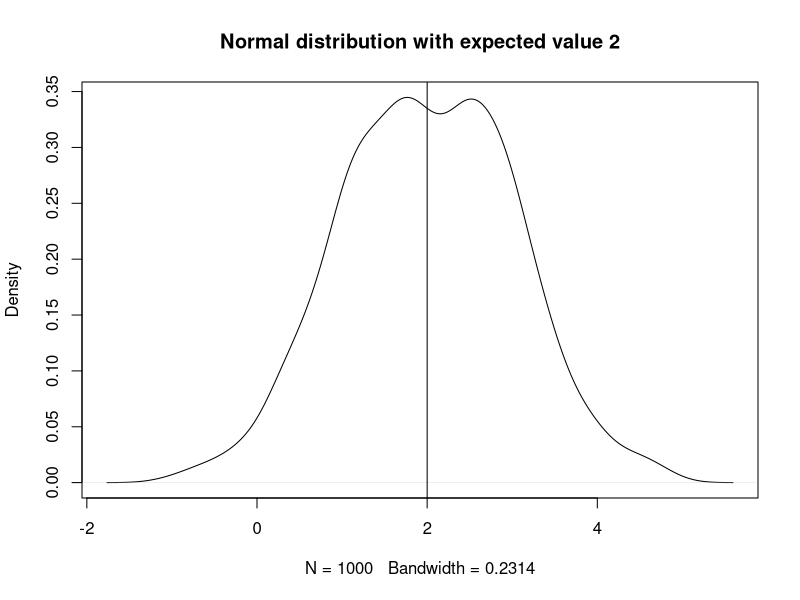
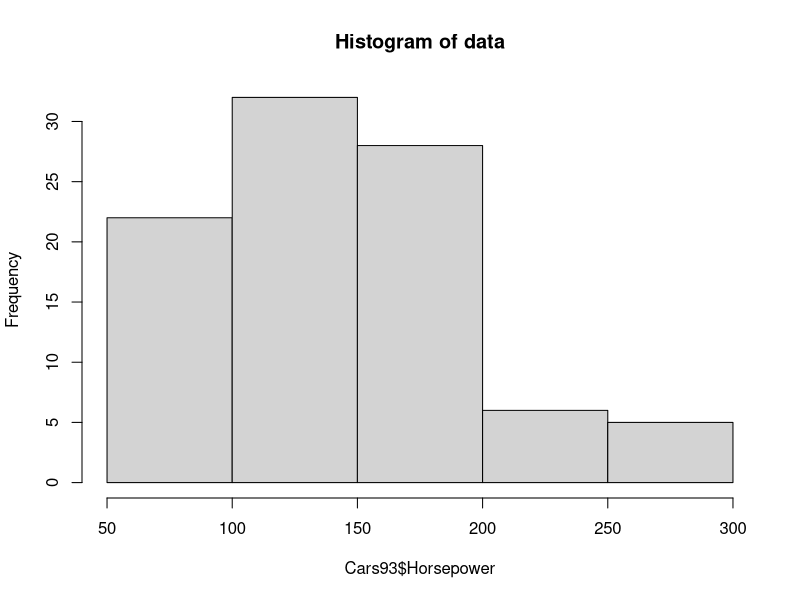
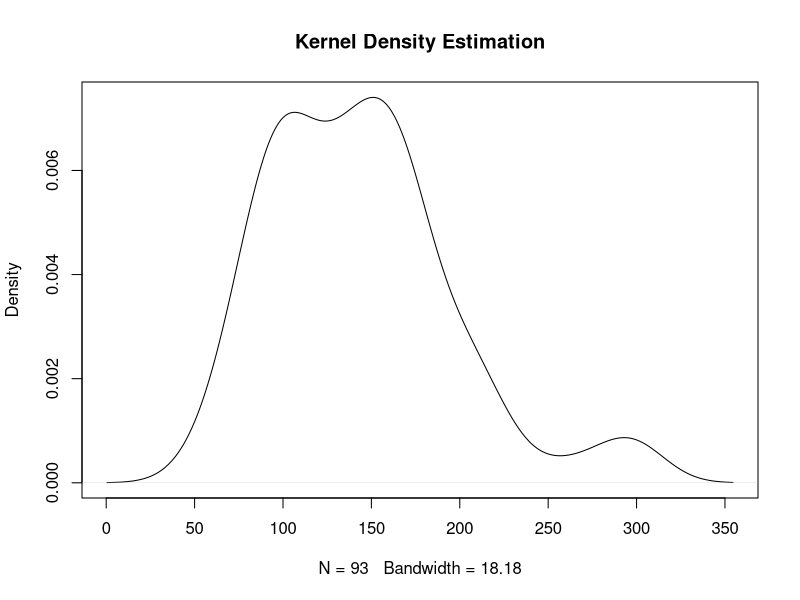
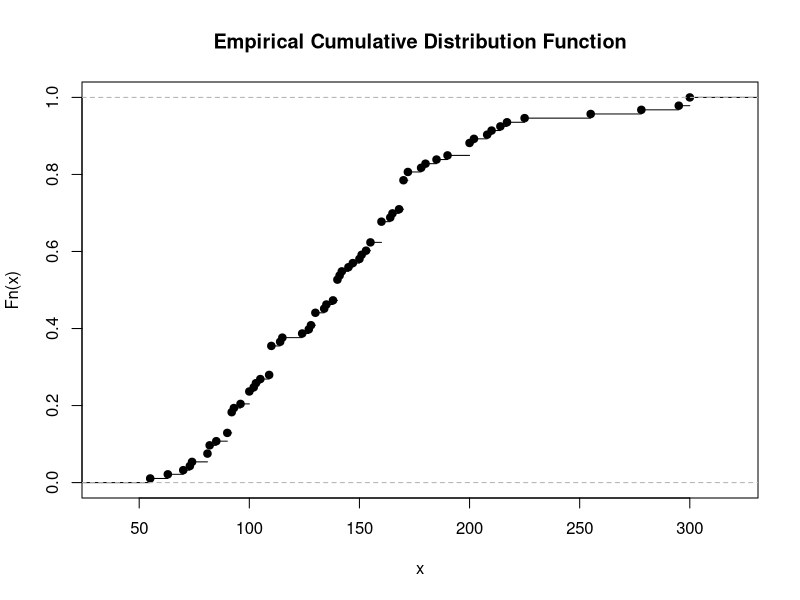
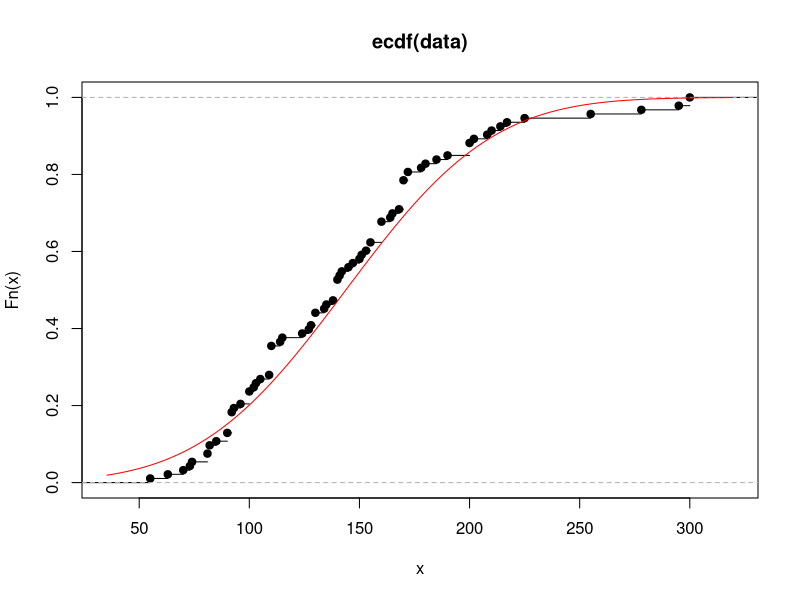

Recreate these plots in R, in order.
## ---- chunk 1
dice.roller <- function(n,k) {ceiling(runif(n)*k)}
SumNDie <- function(n,k){
  sum(dice.roller(n,k))
}
MSumsOfNDie <- function(m,n,k){
  replicate(1000,SumNDie(n))
}
## ---- chunk 2
plot.norm.samples <- function(n) {
  samples <- rnorm(n)
  d <- n %/% 10
  hist(samples, freq=FALSE,main='Normally Distributed samples',ylab='density',xlab='sample value',col=rainbow(d/2),breaks=d)
  xs <- seq(-4,4,0.1)
  normline <- dnorm(xs)
  lines(xs,normline,lwd=3)
}
sample.and.plot.exp <- function(n) {
  samples <- rexp(n,rate=1)
  d <- n %/% 10
  hist(samples, freq=FALSE,main='Exponentially Distributed samples',ylab='density',xlab='sample value',col=rainbow(d/2),breaks=d)
  xs <- seq(0,10,0.01)
  expline <- dexp(xs)
  lines(xs,expline,lwd=3)
}
## ---- chunk 3
F_inv <- function(u) {
    return(sqrt(u))
}
n <- 100
x_samples <- F_inv(runif(n))
## ---- chunk 4
integrand <- function(x) {x*(x+1)}
int <- integrate(integrand,lower = -1,upper=0)
abs(int$value)
## ---- chunk 5
sample <- rnorm(1000,2,1)
plot(density(sample),main='Normal distribution with expected value 2')
abline(v=2)
## ---- chunk 6
a <- 7.1
s <- 1.44
NGammas <- function(n){
  rgamma(n,a,scale=s)
}
MNGammas <- function(m,n) {
  replicate(m,mean(NGammas(n)))
}
Norm_MNGammas <- function(m,n) {
  gammas <- MNGammas(m,n)
  sqrt(n) * (gammas-a*s)/sqrt(a*s)
}
## ---- chunk 7
data = data(Cars93,package='MASS')
summary(Cars93)
hist(Cars93$Horsepower,main='Histogram of data')
plot(density(Cars93$Horsepower),main='Kernel Density Estimation')
plot(ecdf(Cars93$Horsepower),main='Empirical Cumulative Distribution Function')
## ---- chunk 8
get_boot <- function(data) {
  sample(data, length(data), replace=T)
}

get_n_boot_means <- function(data,n) {
  means <- c()
  for (i in 1:n) {
    s <- get_boot(data)
    means <- append(means,mean(s))
  }
  return(means)
}
## ---- chunk 9
data(Cars93,package='MASS')
data = Cars93$Horsepower
sd1 <- sd(data)
m1 <- mean(data)
plot(ecdf(data))
curve(pnorm(x,mean=m1,sd=sd1),col='red',add=T)

ks.dist.norm <- function(data) {
  emp.dist <- ecdf(data)
  max(abs(emp.dist(data)-pnorm(data,mean(data),sd(data))))
}
## ---- chunk 10
cat('Normal Data - Unknown Variance')
confidence_interval_normal <- function(sample,conf) {
  a <- (1 - conf)
  m <- mean(sample)
  s <- sd(sample)
  n <- length(sample)
  t <- qt(a/2, n-1, lower.tail = F)
  return(c(m-t*s/(sqrt(n)),m+t*s/(sqrt(n))))
}

cat('Normal Data - Known Variance')
confidence_interval_normal_var <- function(sample,variance,conf) {
  a <- (1 - conf)
  m <- mean(sample)
  n <- length(sample)
  q <- qnorm(a/2, lower.tail = F)
  return(c(m-q*variance/(sqrt(n)),m+q*variance/(sqrt(n))))
}

cat('Any Distribution - Bootstrap method')
get_boot <- function(data) {
  sample(data, length(data), replace=T)
}
confidence_interval_bootstrap <- function(sample,conf) {
  a <- 1-conf
  boot_means <- c()
  for (i in 1:500) {boot_means <- c(boot_means,mean(get_boot(sample)))}
  return(quantile(boot_means,c(a/2,1-a/2)))
}
## ---- chunk 11
x <- c(60)
n <- c(100)
prop.test(x,n,p=0.8,alternative='less',conf.level=0.95)
## ---- chunk 12
cat('Test-Statistic')
t <- function(samp,mu0) {
  m <- mean(samp)
  s <- sd(samp)
  n <- length(samp)
  return((m-mu0) / (s / sqrt(n)))
}
cat('Normal data p-value (upper or lower)')
t_one_normal <- function(samp,mu0) {
  n <- length(samp)
  T <- t(samp,mu0)
  return(min(pt(T,n-1,lower.tail=F),pt(T,n-1)))
}
cat('Non-normal data - critical region for t')
get_boot <- function(data) {
  sample(data, length(data), replace=T)
}
t_one_boot <- function(samp,conf,m0) {
  m <- mean(samp)
  s <- sd(samp)
  n <- length(samp)
  t <- (m-m0) / (s / sqrt(n))
  boot_stud_means <- c()
  for (i in 1:500) {
    boot <- get_boot(samp)
    t_boot <- (mean(boot) - m) / (sd(boot) / sqrt(n))
    boot_stud_means <- c(boot_stud_means, t_boot)
  }
  a <- 1-conf
  cat('Studentized mean decision rule boundaries:',quantile(boot_stud_means,c(a/2,1-a/2)),
    '\nTest Statistic:',t,'\nTail Probability:',min(mean(boot_stud_means < t),mean(boot_stud_means > t)))
}
## ---- chunk 13
cat('pooled variance')
sp2 <- function(sample1,sample2) {
  n <- length(sample1)
  m <- length(sample2)
  sx <- var(sample1)
  sy <- var(sample2)
  return(((n-1)*sx+(m-1)*sy)/(n+m-2) * (1/n + 1/m))
}
cat('pooled test statistic')
tp <- function(sample1,sample2) {
  sp <- sqrt(sp2(sample1,sample2))
  m1 <- mean(sample1)
  m2 <- mean(sample2)
  return((m1-m2)/sp)
}
cat('Normal Data - equal variance (p-value for tp)')
t_two_norm_eq <- function(sample1,sample2) {
  t <- tp(sample1,sample2)
  n <- length(sample1)
  m <- length(sample2)
  return(min(pt(t,n+m-2,lower.tail = F),pt(t,n+m-2)))
}

cat('Non-normal Data - equal variance (critical region for tp)')
get_boot <- function(data) {
  sample(data, length(data), replace=T)
}
tp_boot <- function(b_sample1,b_sample2,m1,m2) {
  m3 <- mean(b_sample1)
  m4 <- mean(b_sample2)
  b_sp <- sqrt(sp2(b_sample1,b_sample2))
  return(((m3-m4)-(m1-m2))/b_sp)
}
t_two_boot_eq <- function(sample1,sample2,conf) { 
  m1 <- mean(sample1)
  m2 <- mean(sample2)
  boot_ts <- c()
  for (i in 1:500) { 
    boot1 <- get_boot(sample1)
    boot2 <- get_boot(sample2)
    boot_ts <- c(boot_ts, tp_boot(boot1,boot2,m1,m2))
  }
  a <- 1-conf
  return(quantile(boot_ts,c(a/2,1-a/2)))
}
## ---- chunk 14
cat('non-pooled variance')
sd2 <- function(sample1,sample2) {
  n <- length(sample1)
  m <- length(sample2)
  sx <- var(sample1)
  sy <- var(sample2)
  return(sx/n + sy/m)
}
cat('non-pooled test statistic')
td <- function(sample1,sample2) {
  m1 <- mean(sample1)
  m2 <- mean(sample2)
  sd <- sqrt(sd2(sample1,sample2))
  return((m1-m2)/sd)
}
cat('Normal Data - unequal variance (p-value for td)')
v <- function(sample1,sample2) {
  sx <- var(sample1)
  sy <- var(sample2)
  n <- length(sample1)
  m <- length(sample2)
  return(((sx/n + sy/m)^2) / (sx^2 / (n^2 * (n-1))  + sy^2 / (m^2 * (m-1))))
}
t_two_norm_uneq <- function(sample1,sample2) {
  t <- td(sample1,sample2)
  mv <- v(sample1, sample2)
  return(min(pt(t,mv,lower.tail = F),pt(t,mv)))
}

cat('Non-normal Data - unequal variance (critical region for td)')
get_boot <- function(data) {
  sample(data, length(data), replace=T)
}
td_boot <- function(b_sample1,b_sample2,m1,m2) {
  m3 <- mean(b_sample1)
  m4 <- mean(b_sample2)
  b_sd <- sqrt(sd2(b_sample1,b_sample2))
  return(((m3-m4)-(m1-m2))/b_sd)
}
t_two_boot_uneq <- function(sample1,sample2,conf) {
  m1 <- mean(sample1)
  m2 <- mean(sample2)
  boot_ts <- c()
  for (i in 1:500) { 
    boot1 <- get_boot(sample1)
    boot2 <- get_boot(sample2)
    boot_ts <- c(boot_ts, td_boot(boot1,boot2,m1,m2))
  }
  a <- 1-conf
  return(quantile(boot_ts,c(a/2,1-a/2)))
}
## ---- chunk 15
tabl <- "  
|  a  |  b=1  |  b=2  |  b=3  |  b=4  |  b=5  |  b=6  |  PX(a) |
|-----|-------|-------|-------|-------|-------|-------|--------|
|  2  | 1/36  |   0   |   0   |   0   |   0   |   0   |  1/36  |
|  3  |   0   | 2/36  |   0   |   0   |   0   |   0   |  2/36  |
|  4  |   0   | 1/36  | 2/36  |   0   |   0   |   0   |  3/36  |
|  5  |   0   |   0   | 2/36  | 2/36  |   0   |   0   |  4/36  |
|  6  |   0   |   0   | 1/36  | 2/36  | 2/36  |   0   |  5/36  |
|  7  |   0   |   0   |   0   | 2/36  | 2/36  | 2/36  |  6/36  |
|  8  |   0   |   0   |   0   | 1/36  | 2/36  | 2/36  |  5/36  |
|  9  |   0   |   0   |   0   |   0   | 2/36  | 2/36  |  4/36  |
| 10  |   0   |   0   |   0   |   0   | 1/36  | 2/36  |  3/36  |
| 11  |   0   |   0   |   0   |   0   |   0   | 2/36  |  2/36  |
| 12  |   0   |   0   |   0   |   0   |   0   | 1/36  |  1/36  |
|PY(b)| 1/26  | 3/36  | 5/36  | 7/36  | 9/36  | 11/36 |   1    |
"
cat(tabl) # output the table in a format good for HTML/PDF/docx conversion
